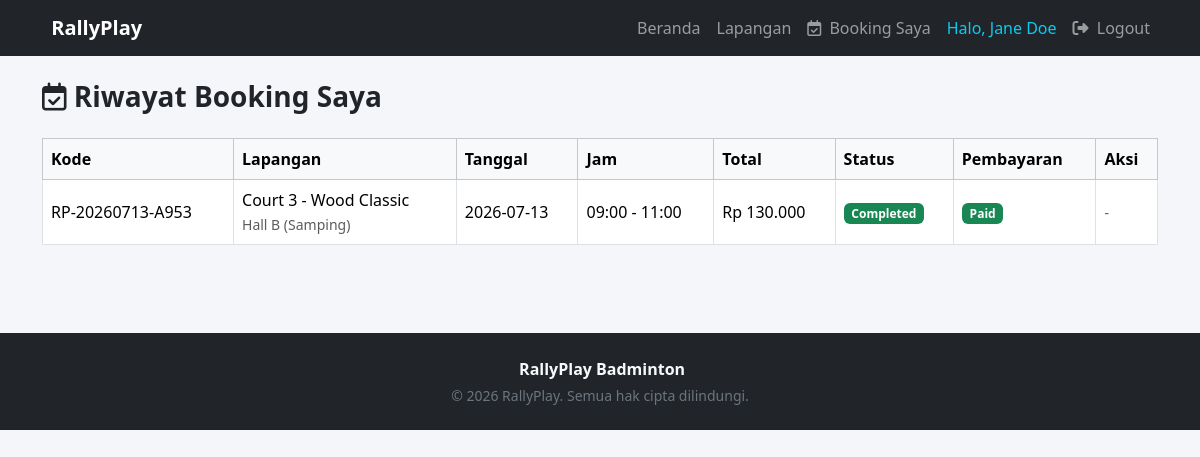
Page /dashboard.php (signed in) on the committed database.
### tables this page shows
CREATE TABLE `bookings` (
  `id` int(11) NOT NULL,
  `booking_code` varchar(20) NOT NULL,
  `user_id` int(11) DEFAULT NULL,
  `guest_name` varchar(100) DEFAULT NULL,
  `guest_phone` varchar(20) DEFAULT NULL,
  `court_id` int(11) NOT NULL,
  `booking_date` date NOT NULL,
  `start_time` time NOT NULL,
  `end_time` time NOT NULL,
  `duration` decimal(3,1) NOT NULL,
  `total_price` decimal(10,2) NOT NULL,
  `status` enum('pending','confirmed','completed','cancelled') DEFAULT 'pending',
  `payment_status` enum('unpaid','paid') DEFAULT 'unpaid',
  `payment_proof` varchar(255) DEFAULT NULL,
  `created_at` timestamp NOT NULL DEFAULT current_timestamp(),
  `updated_at` timestamp NOT NULL DEFAULT current_timestamp() ON UPDATE current_timestamp()
);

CREATE TABLE `courts` (
  `id` int(11) NOT NULL,
  `name` varchar(100) NOT NULL,
  `location` varchar(255) NOT NULL,
  `price` decimal(10,2) NOT NULL,
  `description` text DEFAULT NULL,
  `image` varchar(255) DEFAULT NULL,
  `status` enum('available','maintenance') DEFAULT 'available',
  `created_at` timestamp NOT NULL DEFAULT current_timestamp(),
  `updated_at` timestamp NOT NULL DEFAULT current_timestamp() ON UPDATE current_timestamp()
);

### config/session.php (called while the page is built, shortened)
<?php
function isLoggedIn() {
    return isset($_SESSION['user_id']);
}
function currentUser() {
    return [
        'id' => $_SESSION['user_id'],
        'name' => $_SESSION['user_name'],
        'email' => $_SESSION['user_email'],
        'role' => $_SESSION['role'],
    ];
}

### includes/functions.php (called while the page is built, shortened)
<?php
function clean($str) {
    return htmlspecialchars(trim($str ?? ''), ENT_QUOTES, 'UTF-8');
}
function rupiah($angka) {
    return 'Rp ' . number_format((float)$angka, 0, ',', '.');
}

### dashboard.php (the view, shortened to what this page needs)
<?php
require_once __DIR__ . '/config/session.php';
require_once __DIR__ . '/includes/functions.php';
$db = Database::connect();
$user = currentUser();
$stmt = $db->prepare("SELECT b.*, c.name as court_name, c.location FROM bookings b
    JOIN courts c ON c.id = b.court_id
    WHERE b.user_id = ? ORDER BY b.booking_date DESC, b.start_time DESC");
$stmt->execute([$user['id']]);
$bookings = $stmt->fetchAll();
$statusBadge = [
    'pending' => 'bg-warning text-dark',
    'confirmed' => 'bg-primary',
    'completed' => 'bg-success',
    'cancelled' => 'bg-secondary',
];
require_once __DIR__ . '/includes/header.php';
?>
<h3 class="fw-bold mb-4"><i class="fa-regular fa-calendar-check"></i> Riwayat Booking Saya</h3>
<div class="table-responsive">
<table class="table table-bordered bg-white align-middle">
    <thead class="table-light">
        <tr>
            <th>Kode</th><th>Lapangan</th><th>Tanggal</th><th>Jam</th><th>Total</th><th>Status</th><th>Pembayaran</th><th>Aksi</th>
        </tr>
    </thead>
    <tbody>
        <?php foreach ($bookings as $b): ?>
        <tr>
            <td><?= clean($b['booking_code']) ?></td>
            <td><?= clean($b['court_name']) ?><br><small class="text-muted"><?= clean($b['location']) ?></small></td>
            <td><?= clean($b['booking_date']) ?></td>
            <td><?= substr($b['start_time'],0,5) ?> - <?= substr($b['end_time'],0,5) ?></td>
            <td><?= rupiah($b['total_price']) ?></td>
            <td><span class="badge <?= $statusBadge[$b['status']] ?>"><?= ucfirst($b['status']) ?></span></td>
            <td><span class="badge <?= $b['payment_status'] === 'paid' ? 'bg-success' : 'bg-secondary' ?>"><?= ucfirst($b['payment_status']) ?></span></td>
            <td>
                <?php if ($b['status'] === 'pending'): ?>
                <form action="cancel-booking.php" method="POST" onsubmit="return confirm('Batalkan booking ini?')">
                    <input type="hidden" name="booking_id" value="<?= (int)$b['id'] ?>">
                    <button type="submit" class="btn btn-sm btn-outline-danger">Batalkan</button>
                </form>
                <?php else: ?>
                    <span class="text-muted small">-</span>
                <?php endif; ?>
            </td>
        </tr>
        <?php endforeach; ?>
    </tbody>
</table>
</div>
<?php require_once __DIR__ . '/includes/footer.php'; ?>

### includes/header.php (shortened to what this page needs)
<?php
require_once __DIR__ . '/../config/session.php';
require_once __DIR__ . '/functions.php';
$user = currentUser();
?>
<!DOCTYPE html>
<html lang="id">
<head>
    <link href="https://cdn.jsdelivr.net/npm/bootstrap@5.3.3/dist/css/bootstrap.min.css" rel="stylesheet">
    <link href="https://cdnjs.cloudflare.com/ajax/libs/font-awesome/6.5.1/css/all.min.css" rel="stylesheet">
    <link href="assets/css/style.css" rel="stylesheet">
</head>
<body>
<nav class="navbar navbar-expand-lg navbar-dark bg-dark sticky-top">
    <div class="container">
        <a class="navbar-brand fw-bold" href="index.php"><i class="fa-solid fa-shuttlecock"></i> RallyPlay</a>
        <div class="collapse navbar-collapse" id="navMenu">
            <ul class="navbar-nav ms-auto align-items-lg-center">
                <li class="nav-item"><a class="nav-link" href="index.php">Beranda</a></li>
                <li class="nav-item"><a class="nav-link" href="courts.php">Lapangan</a></li>
                <?php if ($user): ?>
                    <li class="nav-item"><a class="nav-link" href="dashboard.php"><i class="fa-regular fa-calendar-check"></i> Booking Saya</a></li>
                    <li class="nav-item"><span class="nav-link text-info">Halo, <?= clean($user['name']) ?></span></li>
                    <li class="nav-item"><a class="nav-link" href="logout.php"><i class="fa-solid fa-right-from-bracket"></i> Logout</a></li>
                <?php else: ?>
                    <li class="nav-item"><a class="nav-link" href="login.php">Login</a></li>
                    <li class="nav-item"><a class="btn btn-success btn-sm ms-lg-2" href="register.php">Daftar</a></li>
                <?php endif; ?>
            </ul>
        </div>
    </div>
</nav>
<main class="container py-4">

### assets/css/style.css (style rules this page uses)
body { background-color: #f4f6f9; }
.navbar-brand i, .nav-link i { margin-right: 4px; }

### rows in the picture
bookings: guest_name "Jane Doe", booking_code "RP-20260713-A953", court.name "Court 3 - Wood Classic", court.location "Hall B (Samping)", booking_date "2026-07-13", start_time "09:00", end_time "11:00", total_price "Rp 130.000", status "Completed", payment_status "Paid"
